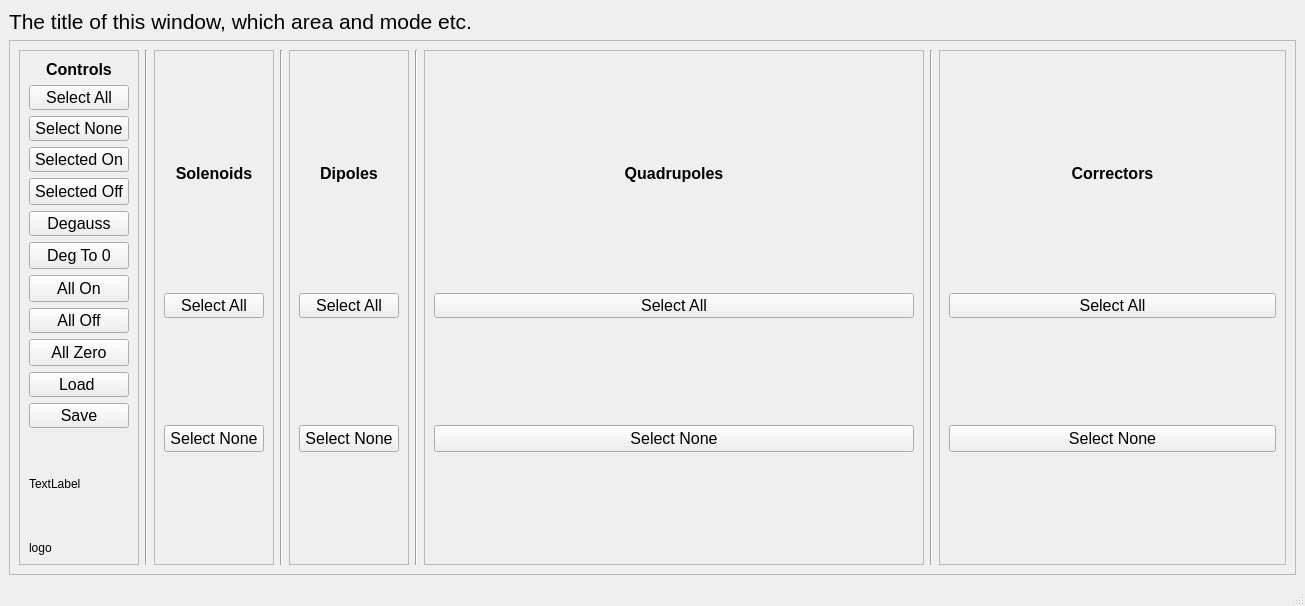
<?xml version="1.0" encoding="UTF-8"?>
<ui version="4.0">
 <class>magnetAppMainView</class>
 <widget class="QMainWindow" name="magnetAppMainView">
  <property name="geometry">
   <rect>
    <x>0</x>
    <y>0</y>
    <width>1305</width>
    <height>606</height>
   </rect>
  </property>
  <property name="windowTitle">
   <string>MainWindow</string>
  </property>
  <widget class="QWidget" name="mainFrame">
   <layout class="QVBoxLayout" name="verticalLayout">
    <item>
     <widget class="QLabel" name="titleLabel">
      <property name="maximumSize">
       <size>
        <width>16777215</width>
        <height>25</height>
       </size>
      </property>
      <property name="font">
       <font>
        <pointsize>16</pointsize>
       </font>
      </property>
      <property name="text">
       <string>The title of this window, which area and mode etc.</string>
      </property>
      <property name="alignment">
       <set>Qt::AlignLeading|Qt::AlignLeft|Qt::AlignVCenter</set>
      </property>
     </widget>
    </item>
    <item>
     <widget class="QFrame" name="mainWidgetFrame">
      <property name="frameShape">
       <enum>QFrame::StyledPanel</enum>
      </property>
      <property name="frameShadow">
       <enum>QFrame::Raised</enum>
      </property>
      <layout class="QHBoxLayout" name="horizontalLayout">
       <item>
        <widget class="QFrame" name="controlButtonFrame">
         <property name="minimumSize">
          <size>
           <width>120</width>
           <height>300</height>
          </size>
         </property>
         <property name="maximumSize">
          <size>
           <width>120</width>
           <height>650</height>
          </size>
         </property>
         <property name="font">
          <font>
           <pointsize>9</pointsize>
          </font>
         </property>
         <property name="frameShape">
          <enum>QFrame::StyledPanel</enum>
         </property>
         <property name="frameShadow">
          <enum>QFrame::Raised</enum>
         </property>
         <layout class="QVBoxLayout" name="verticalLayout_2">
          <item>
           <widget class="QLabel" name="controlsLabel">
            <property name="maximumSize">
             <size>
              <width>16777215</width>
              <height>25</height>
             </size>
            </property>
            <property name="font">
             <font>
              <pointsize>12</pointsize>
              <weight>75</weight>
              <bold>true</bold>
             </font>
            </property>
            <property name="text">
             <string>Controls</string>
            </property>
            <property name="alignment">
             <set>Qt::AlignCenter</set>
            </property>
           </widget>
          </item>
          <item>
           <widget class="QPushButton" name="mainSelectAll">
            <property name="maximumSize">
             <size>
              <width>16777215</width>
              <height>25</height>
             </size>
            </property>
            <property name="font">
             <font>
              <pointsize>12</pointsize>
             </font>
            </property>
            <property name="text">
             <string>Select All</string>
            </property>
           </widget>
          </item>
          <item>
           <widget class="QPushButton" name="selectNone">
            <property name="maximumSize">
             <size>
              <width>16777215</width>
              <height>25</height>
             </size>
            </property>
            <property name="font">
             <font>
              <pointsize>12</pointsize>
             </font>
            </property>
            <property name="text">
             <string>Select None</string>
            </property>
           </widget>
          </item>
          <item>
           <widget class="QPushButton" name="selectedOn">
            <property name="maximumSize">
             <size>
              <width>16777215</width>
              <height>25</height>
             </size>
            </property>
            <property name="font">
             <font>
              <pointsize>12</pointsize>
             </font>
            </property>
            <property name="text">
             <string>Selected On</string>
            </property>
           </widget>
          </item>
          <item>
           <widget class="QPushButton" name="selectedOff">
            <property name="font">
             <font>
              <pointsize>12</pointsize>
             </font>
            </property>
            <property name="text">
             <string>Selected Off</string>
            </property>
           </widget>
          </item>
          <item>
           <widget class="QPushButton" name="selectedDegauss">
            <property name="maximumSize">
             <size>
              <width>16777215</width>
              <height>25</height>
             </size>
            </property>
            <property name="font">
             <font>
              <pointsize>12</pointsize>
             </font>
            </property>
            <property name="text">
             <string>Degauss</string>
            </property>
           </widget>
          </item>
          <item>
           <widget class="QPushButton" name="selectedDegaussToZero">
            <property name="font">
             <font>
              <pointsize>12</pointsize>
             </font>
            </property>
            <property name="text">
             <string>Deg To 0</string>
            </property>
           </widget>
          </item>
          <item>
           <widget class="QPushButton" name="allOn">
            <property name="font">
             <font>
              <pointsize>12</pointsize>
             </font>
            </property>
            <property name="text">
             <string>All On</string>
            </property>
           </widget>
          </item>
          <item>
           <widget class="QPushButton" name="allOff">
            <property name="maximumSize">
             <size>
              <width>16777215</width>
              <height>25</height>
             </size>
            </property>
            <property name="font">
             <font>
              <pointsize>12</pointsize>
             </font>
            </property>
            <property name="text">
             <string>All Off</string>
            </property>
           </widget>
          </item>
          <item>
           <widget class="QPushButton" name="allZero">
            <property name="font">
             <font>
              <pointsize>12</pointsize>
             </font>
            </property>
            <property name="text">
             <string>All Zero</string>
            </property>
           </widget>
          </item>
          <item>
           <widget class="QPushButton" name="loadSettings">
            <property name="maximumSize">
             <size>
              <width>16777215</width>
              <height>25</height>
             </size>
            </property>
            <property name="font">
             <font>
              <pointsize>12</pointsize>
             </font>
            </property>
            <property name="text">
             <string>Load </string>
            </property>
           </widget>
          </item>
          <item>
           <widget class="QPushButton" name="saveSettings">
            <property name="maximumSize">
             <size>
              <width>16777215</width>
              <height>25</height>
             </size>
            </property>
            <property name="font">
             <font>
              <pointsize>12</pointsize>
             </font>
            </property>
            <property name="text">
             <string>Save</string>
            </property>
           </widget>
          </item>
          <item>
           <widget class="QLabel" name="iconLabel">
            <property name="minimumSize">
             <size>
              <width>0</width>
              <height>100</height>
             </size>
            </property>
            <property name="text">
             <string>TextLabel</string>
            </property>
           </widget>
          </item>
          <item>
           <widget class="QLabel" name="logoLabel">
            <property name="minimumSize">
             <size>
              <width>0</width>
              <height>100</height>
             </size>
            </property>
            <property name="text">
             <string>logo</string>
            </property>
           </widget>
          </item>
         </layout>
        </widget>
       </item>
       <item>
        <widget class="Line" name="line">
         <property name="orientation">
          <enum>Qt::Vertical</enum>
         </property>
        </widget>
       </item>
       <item>
        <widget class="QFrame" name="solFrame">
         <property name="minimumSize">
          <size>
           <width>120</width>
           <height>300</height>
          </size>
         </property>
         <property name="maximumSize">
          <size>
           <width>120</width>
           <height>16777215</height>
          </size>
         </property>
         <property name="frameShape">
          <enum>QFrame::StyledPanel</enum>
         </property>
         <property name="frameShadow">
          <enum>QFrame::Raised</enum>
         </property>
         <layout class="QVBoxLayout" name="solFrameLayout" stretch="0,0,0,0">
          <item>
           <widget class="QLabel" name="solenoidsLabel">
            <property name="maximumSize">
             <size>
              <width>16777215</width>
              <height>25</height>
             </size>
            </property>
            <property name="font">
             <font>
              <pointsize>12</pointsize>
              <weight>75</weight>
              <bold>true</bold>
             </font>
            </property>
            <property name="text">
             <string>Solenoids</string>
            </property>
            <property name="alignment">
             <set>Qt::AlignCenter</set>
            </property>
           </widget>
          </item>
          <item>
           <widget class="QPushButton" name="solSelectAll">
            <property name="maximumSize">
             <size>
              <width>16777215</width>
              <height>25</height>
             </size>
            </property>
            <property name="font">
             <font>
              <pointsize>12</pointsize>
             </font>
            </property>
            <property name="text">
             <string>Select All</string>
            </property>
           </widget>
          </item>
          <item>
           <widget class="QPushButton" name="solSelectNone">
            <property name="minimumSize">
             <size>
              <width>0</width>
              <height>25</height>
             </size>
            </property>
            <property name="font">
             <font>
              <pointsize>12</pointsize>
             </font>
            </property>
            <property name="text">
             <string>Select None</string>
            </property>
           </widget>
          </item>
          <item>
           <layout class="QGridLayout" name="sol_Grid_Box"/>
          </item>
         </layout>
        </widget>
       </item>
       <item>
        <widget class="Line" name="line_2">
         <property name="orientation">
          <enum>Qt::Vertical</enum>
         </property>
        </widget>
       </item>
       <item>
        <widget class="QFrame" name="dipFrame">
         <property name="minimumSize">
          <size>
           <width>120</width>
           <height>0</height>
          </size>
         </property>
         <property name="maximumSize">
          <size>
           <width>120</width>
           <height>16777215</height>
          </size>
         </property>
         <property name="frameShape">
          <enum>QFrame::StyledPanel</enum>
         </property>
         <property name="frameShadow">
          <enum>QFrame::Raised</enum>
         </property>
         <layout class="QVBoxLayout" name="dipFrameLayout">
          <item>
           <widget class="QLabel" name="dipolesLabel">
            <property name="maximumSize">
             <size>
              <width>16777215</width>
              <height>25</height>
             </size>
            </property>
            <property name="font">
             <font>
              <pointsize>12</pointsize>
              <weight>75</weight>
              <bold>true</bold>
             </font>
            </property>
            <property name="text">
             <string>Dipoles</string>
            </property>
            <property name="alignment">
             <set>Qt::AlignCenter</set>
            </property>
           </widget>
          </item>
          <item>
           <widget class="QPushButton" name="dipSelectAll">
            <property name="maximumSize">
             <size>
              <width>16777215</width>
              <height>25</height>
             </size>
            </property>
            <property name="font">
             <font>
              <pointsize>12</pointsize>
             </font>
            </property>
            <property name="text">
             <string>Select All</string>
            </property>
           </widget>
          </item>
          <item>
           <widget class="QPushButton" name="dipSelectNone">
            <property name="minimumSize">
             <size>
              <width>0</width>
              <height>25</height>
             </size>
            </property>
            <property name="font">
             <font>
              <pointsize>12</pointsize>
             </font>
            </property>
            <property name="text">
             <string>Select None</string>
            </property>
           </widget>
          </item>
          <item>
           <layout class="QGridLayout" name="dip_Grid_Box"/>
          </item>
         </layout>
        </widget>
       </item>
       <item>
        <widget class="Line" name="line_3">
         <property name="orientation">
          <enum>Qt::Vertical</enum>
         </property>
        </widget>
       </item>
       <item>
        <widget class="QFrame" name="quadFrame">
         <property name="minimumSize">
          <size>
           <width>500</width>
           <height>0</height>
          </size>
         </property>
         <property name="maximumSize">
          <size>
           <width>550</width>
           <height>16777215</height>
          </size>
         </property>
         <property name="frameShape">
          <enum>QFrame::StyledPanel</enum>
         </property>
         <property name="frameShadow">
          <enum>QFrame::Raised</enum>
         </property>
         <layout class="QVBoxLayout" name="quadFrameLayout">
          <item>
           <widget class="QLabel" name="quadLabel">
            <property name="maximumSize">
             <size>
              <width>16777215</width>
              <height>25</height>
             </size>
            </property>
            <property name="font">
             <font>
              <pointsize>12</pointsize>
              <weight>75</weight>
              <bold>true</bold>
             </font>
            </property>
            <property name="text">
             <string>Quadrupoles</string>
            </property>
            <property name="alignment">
             <set>Qt::AlignCenter</set>
            </property>
           </widget>
          </item>
          <item>
           <widget class="QPushButton" name="quadSelectAll">
            <property name="maximumSize">
             <size>
              <width>16777215</width>
              <height>25</height>
             </size>
            </property>
            <property name="font">
             <font>
              <pointsize>12</pointsize>
             </font>
            </property>
            <property name="text">
             <string>Select All</string>
            </property>
           </widget>
          </item>
          <item>
           <widget class="QPushButton" name="quadSelectNone">
            <property name="minimumSize">
             <size>
              <width>0</width>
              <height>25</height>
             </size>
            </property>
            <property name="font">
             <font>
              <pointsize>12</pointsize>
             </font>
            </property>
            <property name="text">
             <string>Select None</string>
            </property>
           </widget>
          </item>
          <item>
           <layout class="QGridLayout" name="quad_Grid_Box" rowstretch="0" columnstretch="0">
            <property name="sizeConstraint">
             <enum>QLayout::SetMaximumSize</enum>
            </property>
            <property name="rightMargin">
             <number>0</number>
            </property>
            <property name="horizontalSpacing">
             <number>5</number>
            </property>
            <property name="verticalSpacing">
             <number>7</number>
            </property>
           </layout>
          </item>
         </layout>
        </widget>
       </item>
       <item>
        <widget class="Line" name="line_4">
         <property name="orientation">
          <enum>Qt::Vertical</enum>
         </property>
        </widget>
       </item>
       <item>
        <widget class="QFrame" name="corrFrame">
         <property name="maximumSize">
          <size>
           <width>600</width>
           <height>16777215</height>
          </size>
         </property>
         <property name="frameShape">
          <enum>QFrame::StyledPanel</enum>
         </property>
         <property name="frameShadow">
          <enum>QFrame::Raised</enum>
         </property>
         <layout class="QVBoxLayout" name="corFrameLayout">
          <item>
           <widget class="QLabel" name="corLabel">
            <property name="maximumSize">
             <size>
              <width>16777215</width>
              <height>25</height>
             </size>
            </property>
            <property name="font">
             <font>
              <pointsize>12</pointsize>
              <weight>75</weight>
              <bold>true</bold>
             </font>
            </property>
            <property name="text">
             <string>Correctors</string>
            </property>
            <property name="alignment">
             <set>Qt::AlignCenter</set>
            </property>
           </widget>
          </item>
          <item>
           <widget class="QPushButton" name="corSelectAll">
            <property name="maximumSize">
             <size>
              <width>16777215</width>
              <height>25</height>
             </size>
            </property>
            <property name="font">
             <font>
              <pointsize>12</pointsize>
             </font>
            </property>
            <property name="text">
             <string>Select All</string>
            </property>
           </widget>
          </item>
          <item>
           <widget class="QPushButton" name="corSelectNone">
            <property name="minimumSize">
             <size>
              <width>0</width>
              <height>25</height>
             </size>
            </property>
            <property name="font">
             <font>
              <pointsize>12</pointsize>
             </font>
            </property>
            <property name="text">
             <string>Select None</string>
            </property>
           </widget>
          </item>
          <item>
           <layout class="QGridLayout" name="cor_Grid_Box"/>
          </item>
         </layout>
        </widget>
       </item>
      </layout>
     </widget>
    </item>
   </layout>
  </widget>
  <widget class="QMenuBar" name="menubar">
   <property name="geometry">
    <rect>
     <x>0</x>
     <y>0</y>
     <width>1305</width>
     <height>21</height>
    </rect>
   </property>
  </widget>
  <widget class="QStatusBar" name="statusbar"/>
 </widget>
 <resources/>
 <connections/>
</ui>
